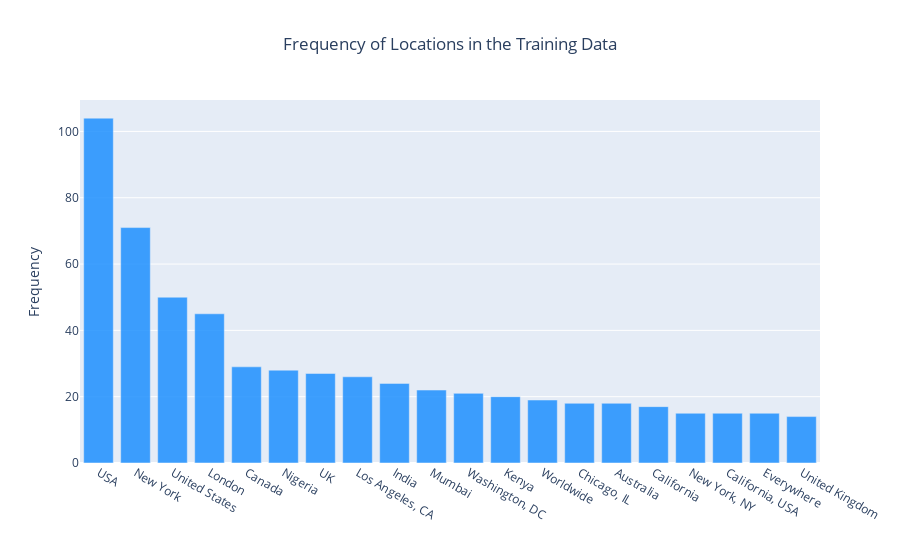

Notebook source saved alongside this figure:
### Code cell
top_loc_counts = [tweets['location'].value_counts()[i] for i in range(20)]
top_locs = tweets['location'].value_counts().index.tolist()[0:20]
top_locs_counts_disasters = tweets['location']

#plotting a bar chart of the frequency of each location tag
fig = px.bar(top_loc_counts,x=top_locs,y=top_loc_counts,title='Frequency of Locations in the Training Data'
             ,color_discrete_sequence=['dodgerblue'],opacity=0.85) 
#color=top_loc_counts,color_continuous_scale=px.colors.sequential.Viridis
fig.update_layout(yaxis_title='Frequency',title_x=0.5,xaxis_title='',coloraxis_showscale=False)
fig.show()

### Figure 1 — Plotly figure (JSON) as saved in the notebook; plotly's stock layout.template omitted (floating-point values rounded to 4 significant figures)
{"data": [{"alignmentgroup": "True", "hoverlabel": {"namelength": 0}, "hovertemplate": "x=%{x}<br>y=%{y}", "legendgroup": "", "marker": {"color": "dodgerblue", "opacity": 0.85}, "name": "", "offsetgroup": "", "orientation": "v", "showlegend": false, "textposition": "auto", "type": "bar", "x": ["USA", "New York", "United States", "London", "Canada", "Nigeria", "UK", "Los Angeles, CA", "India", "Mumbai", "Washington, DC", "Kenya", "Worldwide", "Chicago, IL", "Australia", "California", "New York, NY", "California, USA", "Everywhere", "United Kingdom"], "xaxis": "x", "y": [104, 71, 50, 45, 29, 28, 27, 26, 24, 22, 21, 20, 19, 18, 18, 17, 15, 15, 15, 14], "yaxis": "y"}], "layout": {"barmode": "relative", "coloraxis": {"showscale": false}, "legend": {"tracegroupgap": 0}, "title": {"text": "Frequency of Locations in the Training Data", "x": 0.5}, "xaxis": {"anchor": "y", "domain": [0, 1], "title": {"text": ""}}, "yaxis": {"anchor": "x", "domain": [0, 1], "title": {"text": "Frequency"}}}}
